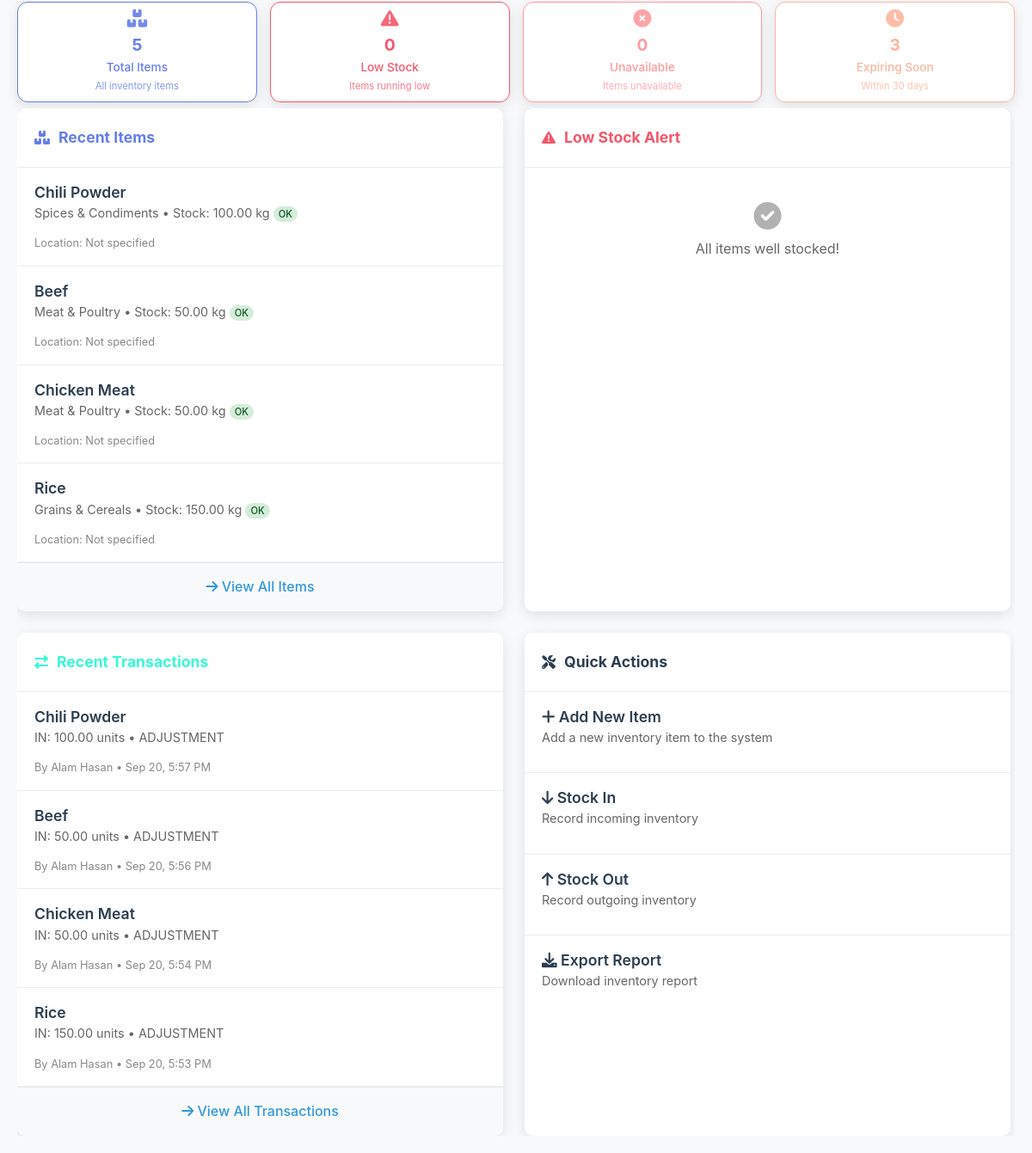
/admin/inventory_overview.php (signed in), run on the app's committed database.
### tables this page shows
CREATE TABLE `inventory_items` (
  `id` int(11) NOT NULL,
  `name` varchar(150) NOT NULL,
  `description` text DEFAULT NULL,
  `category_id` int(11) DEFAULT NULL,
  `unit_id` int(11) DEFAULT NULL,
  `current_stock` decimal(10,2) DEFAULT 0.00,
  `after_usage_current_stock` decimal(10,2) DEFAULT NULL COMMENT 'Stock remaining after chef usage',
  `minimum_stock` decimal(10,2) DEFAULT 0.00,
  `maximum_stock` decimal(10,2) DEFAULT 0.00,
  `unit_cost` decimal(10,2) DEFAULT 0.00,
  `supplier_name` varchar(150) DEFAULT NULL,
  `supplier_contact` varchar(100) DEFAULT NULL,
  `location` varchar(100) DEFAULT NULL,
  `expiry_date` date DEFAULT NULL,
  `is_active` tinyint(1) DEFAULT 1,
  `created_by` int(11) DEFAULT NULL,
  `created_at` timestamp NOT NULL DEFAULT current_timestamp(),
  `updated_at` timestamp NOT NULL DEFAULT current_timestamp() ON UPDATE current_timestamp()
);

CREATE TABLE `inventory_categories` (
  `id` int(11) NOT NULL,
  `name` varchar(100) NOT NULL,
  `description` text DEFAULT NULL,
  `created_at` timestamp NOT NULL DEFAULT current_timestamp(),
  `updated_at` timestamp NOT NULL DEFAULT current_timestamp() ON UPDATE current_timestamp()
);

CREATE TABLE `inventory_units` (
  `id` int(11) NOT NULL,
  `name` varchar(50) NOT NULL,
  `abbreviation` varchar(10) NOT NULL,
  `created_at` timestamp NOT NULL DEFAULT current_timestamp()
);

CREATE TABLE `inventory_transactions` (
  `id` int(11) NOT NULL,
  `item_id` int(11) NOT NULL,
  `transaction_type` enum('IN','OUT','ADJUSTMENT') NOT NULL,
  `quantity` decimal(10,2) NOT NULL,
  `previous_stock` decimal(10,2) NOT NULL,
  `new_stock` decimal(10,2) NOT NULL,
  `reference_type` enum('PURCHASE','USAGE','WASTE','ADJUSTMENT','CHEF_USAGE') NOT NULL,
  `reference_id` int(11) DEFAULT NULL,
  `notes` text DEFAULT NULL,
  `performed_by` int(11) NOT NULL,
  `transaction_date` timestamp NOT NULL DEFAULT current_timestamp()
);

### admin/inventory_overview.php (the view, shortened to what this page needs)
<?php
$database = new Database();
$db = $database->getConnection();
$stats_query = "SELECT
                    COUNT(*) as total_items,
                    COUNT(CASE WHEN current_stock <= minimum_stock THEN 1 END) as low_stock_items,
                    COUNT(CASE WHEN current_stock = 0 THEN 1 END) as out_of_stock_items,
                    COUNT(CASE WHEN expiry_date IS NOT NULL AND expiry_date <= DATE_ADD(CURDATE(), INTERVAL 30 DAY) THEN 1 END) as expiring_soon
                FROM inventory_items
                WHERE is_active = 1";
$stats_stmt = $db->prepare($stats_query);
$stats_stmt->execute();
$stats = $stats_stmt->fetch(PDO::FETCH_ASSOC);
$recent_items_query = "SELECT ii.*, ic.name as category_name, iu.abbreviation as unit_abbr
                       FROM inventory_items ii
                       LEFT JOIN inventory_categories ic ON ii.category_id = ic.id
                       LEFT JOIN inventory_units iu ON ii.unit_id = iu.id
                       WHERE ii.is_active = 1
                       ORDER BY ii.created_at DESC
                       LIMIT 8";
$recent_items_stmt = $db->prepare($recent_items_query);
$recent_items_stmt->execute();
$recent_items = $recent_items_stmt->fetchAll(PDO::FETCH_ASSOC);
$low_stock_query = "SELECT ii.*, ic.name as category_name, iu.abbreviation as unit_abbr
                    FROM inventory_items ii
                    LEFT JOIN inventory_categories ic ON ii.category_id = ic.id
                    LEFT JOIN inventory_units iu ON ii.unit_id = iu.id
                    WHERE ii.is_active = 1 AND ii.current_stock <= ii.minimum_stock
                    ORDER BY (ii.current_stock / ii.minimum_stock) ASC
                    LIMIT 6";
$low_stock_stmt = $db->prepare($low_stock_query);
$low_stock_stmt->execute();
$low_stock_items = $low_stock_stmt->fetchAll(PDO::FETCH_ASSOC);
$recent_transactions_query = "SELECT it.*, ii.name as item_name, CONCAT(u.first_name, ' ', u.last_name) as performed_by_name
                              FROM inventory_transactions it
                              JOIN inventory_items ii ON it.item_id = ii.id
                              JOIN users u ON it.performed_by = u.id
                              ORDER BY it.transaction_date DESC
                              LIMIT 6";
$recent_transactions_stmt = $db->prepare($recent_transactions_query);
$recent_transactions_stmt->execute();
$recent_transactions = $recent_transactions_stmt->fetchAll(PDO::FETCH_ASSOC);
?>
<!DOCTYPE html>
<html lang="en">
<head>
    <link rel="stylesheet" href="../assets/css/style.css">
    <link rel="stylesheet" href="../assets/css/auth.css">
    <link href="https://cdnjs.cloudflare.com/ajax/libs/font-awesome/6.0.0/css/all.min.css" rel="stylesheet">
</head>
<body>
    <div class="page-wrapper">
        <div class="fixed-header">
            <div class="inventory-buttons">
        <div class="inventory-card total" onclick="showItems('all')">
            <i class="fas fa-boxes"></i>
            <div class="inventory-count"><?php echo $stats['total_items']; ?></div>
            <div class="inventory-label">Total Items</div>
            <div class="inventory-desc">All inventory items</div>
        </div>
        <div class="inventory-card low-stock" onclick="showItems('low_stock')">
            <i class="fas fa-exclamation-triangle"></i>
            <div class="inventory-count"><?php echo $stats['low_stock_items']; ?></div>
            <div class="inventory-label">Low Stock</div>
            <div class="inventory-desc">Items running low</div>
        </div>
        <div class="inventory-card out-of-stock" onclick="showItems('out_of_stock')">
            <i class="fas fa-times-circle"></i>
            <div class="inventory-count"><?php echo $stats['out_of_stock_items']; ?></div>
            <div class="inventory-label">Unavailable</div>
            <div class="inventory-desc">Items unavailable</div>
        </div>
        <div class="inventory-card expiring" onclick="showItems('expiring')">
            <i class="fas fa-clock"></i>
            <div class="inventory-count"><?php echo $stats['expiring_soon']; ?></div>
            <div class="inventory-label">Expiring Soon</div>
            <div class="inventory-desc">Within 30 days</div>
        </div>
            </div>
        </div>
        <div class="scrollable-content">
            <div class="recent-sections">
        <div class="recent-section">
            <div class="section-header items">
                <i class="fas fa-boxes"></i>
                <h3>Recent Items</h3>
            </div>
            <div class="section-content">
                <?php if (!empty($recent_items)): ?>
                    <?php foreach (array_slice($recent_items, 0, 4) as $item): ?>
                        <div class="item-row">
                            <div class="item-name"><?php echo htmlspecialchars($item['name']); ?></div>
                            <div class="item-details">
                                <?php echo htmlspecialchars($item['category_name']); ?> •
                                Stock: <?php echo $item['current_stock']; ?> <?php echo htmlspecialchars($item['unit_abbr']); ?>
                                <span class="stock-badge <?php
                                    if ($item['current_stock'] == 0) echo 'stock-out';
                                    elseif ($item['current_stock'] <= $item['minimum_stock']) echo 'stock-low';
                                    else echo 'stock-normal';
                                ?>">
                                    <?php
                                        if ($item['current_stock'] == 0) echo 'Out';
                                        elseif ($item['current_stock'] <= $item['minimum_stock']) echo 'Low';
                                        else echo 'OK';
                                    ?>
                                </span>
                            </div>
                            <div class="item-meta">
                                Location: <?php echo htmlspecialchars($item['location'] ?: 'Not specified'); ?>
                            </div>
                        </div>
                    <?php endforeach; ?>
                    <a href="inventory.php" class="view-all-btn">
                        <i class="fas fa-arrow-right"></i> View All Items
                    </a>
                <?php endif; ?>
            </div>
        </div>
        <div class="recent-section">
            <div class="section-header low-stock">
                <i class="fas fa-exclamation-triangle"></i>
                <h3>Low Stock Alert</h3>
            </div>
            <div class="section-content">
                <?php if (!empty($low_stock_items)): ?>
                    <?php foreach (array_slice($low_stock_items, 0, 4) as $item): ?>
                        <div class="item-row">
                            <div class="item-name"><?php echo htmlspecialchars($item['name']); ?></div>
                            <div class="item-details">
                                Current: <?php echo $item['current_stock']; ?> <?php echo htmlspecialchars($item['unit_abbr']); ?> •
                                Min: <?php echo $item['minimum_stock']; ?> <?php echo htmlspecialchars($item['unit_abbr']); ?>
                            </div>
                            <div class="item-meta">
                                <?php echo htmlspecialchars($item['category_name']); ?> •
                                <?php echo htmlspecialchars($item['location'] ?: 'Location not set'); ?>
                            </div>
                        </div>
                    <?php endforeach; ?>
                    <a href="inventory.php?filter=low_stock" class="view-all-btn">
                        <i class="fas fa-arrow-right"></i> View All Low Stock
                    </a>
                <?php else: ?>
                    <div class="empty-state">
                        <i class="fas fa-check-circle"></i>
                        <p>All items well stocked!</p>
                    </div>
                <?php endif; ?>
            </div>
        </div>
        <div class="recent-section">
            <div class="section-header transactions">
                <i class="fas fa-exchange-alt"></i>
                <h3>Recent Transactions</h3>
            </div>
            <div class="section-content">
                <?php if (!empty($recent_transactions)): ?>
                    <?php foreach (array_slice($recent_transactions, 0, 4) as $transaction): ?>
                        <div class="item-row">
                            <div class="item-name"><?php echo htmlspecialchars($transaction['item_name']); ?></div>
                            <div class="item-details">
                                <?php echo $transaction['transaction_type']; ?>: <?php echo $transaction['quantity']; ?> units •
                                <?php echo htmlspecialchars($transaction['reference_type']); ?>
                            </div>
                            <div class="item-meta">
                                By <?php echo htmlspecialchars($transaction['performed_by_name']); ?> •
                                <?php echo date('M j, g:i A', strtotime($transaction['transaction_date'])); ?>
                            </div>
                        </div>
                    <?php endforeach; ?>
                    <a href="inventory.php?view=transactions" class="view-all-btn">
                        <i class="fas fa-arrow-right"></i> View All Transactions
                    </a>
                <?php endif; ?>
            </div>
        </div>
        <div class="recent-section">
            <div class="section-header">
                <i class="fas fa-tools"></i>
                <h3>Quick Actions</h3>
            </div>
            <div class="section-content">
                <div class="item-row" style="cursor: pointer;" onclick="window.location.href='inventory.php?action=add'">
                    <div class="item-name"><i class="fas fa-plus"></i> Add New Item</div>
                    <div class="item-details">Add a new inventory item to the system</div>
                </div>
                <div class="item-row" style="cursor: pointer;" onclick="window.location.href='inventory.php?action=stock_in'">
                    <div class="item-name"><i class="fas fa-arrow-down"></i> Stock In</div>
                    <div class="item-details">Record incoming inventory</div>
                </div>
                <div class="item-row" style="cursor: pointer;" onclick="window.location.href='inventory.php?action=stock_out'">
                    <div class="item-name"><i class="fas fa-arrow-up"></i> Stock Out</div>
                    <div class="item-details">Record outgoing inventory</div>
                </div>
                <div class="item-row" style="cursor: pointer;" onclick="window.location.href='export_inventory.php'">
                    <div class="item-name"><i class="fas fa-download"></i> Export Report</div>
                    <div class="item-details">Download inventory report</div>
                </div>
            </div>
        </div>
    </div>
        </div>
    </div>
</body>
</html>

### assets/css/style.css (style rules this page uses)
* { margin: 0; padding: 0; box-sizing: border-box; }
body { font-family: 'Segoe UI', Tahoma, Geneva, Verdana, sans-serif; line-height: 1.6; color: #333; background-color: #f8f9fa; }

### admin/inventory_overview.php (style rules this page uses)
body { font-family: -apple-system, BlinkMacSystemFont, "Segoe UI", Roboto, sans-serif; background: #f8f9fa; margin: 0; padding: 0; height: 100vh; overflow: hidden; }
.inventory-buttons { display: grid; grid-template-columns: repeat(4, 1fr); gap: 15px; margin-bottom: 5px; }
.inventory-card { background: white; border-radius: 12px; padding: 8px 8px; box-shadow: 0 4px 15px rgba(0,0,0,0.1); text-align: center; cursor: pointer; transition: all 0.3s ease; border: 2px solid transparent; text-decoration: none; color: inherit; }
.inventory-card.total { background: white; color: #667eea; border: 1px solid #667eea; }
.inventory-card.low-stock { background: white; color: #f5576c; border: 1px solid #f5576c; }
.inventory-card.out-of-stock { background: white; color: #ff9a9e; border: 1px solid #ff9a9e; }
.inventory-card.expiring { background: white; color: #fcb69f; border: 1px solid #fcb69f; }
.inventory-card i { font-size: 1.3rem; margin-bottom: 3px; opacity: 0.9; }
.inventory-count { font-size: 1.2rem; font-weight: bold; margin-bottom: 1px; }
.inventory-label { font-size: 0.85rem; font-weight: 500; margin-bottom: 2px; }
.inventory-desc { font-size: 0.7rem; opacity: 0.8; }
.page-wrapper { height: 100vh; display: flex; flex-direction: column; padding: 2px 20px 20px 20px; overflow: hidden; }
.fixed-header { flex-shrink: 0; margin-bottom: 2px; }
.scrollable-content { flex: 1; overflow-y: auto; padding-right: 5px; scrollbar-width: none; -ms-overflow-style: none; }
.recent-sections { display: grid; grid-template-columns: repeat(2, 1fr); gap: 25px; }
.recent-section { background: white; border-radius: 10px; box-shadow: 0 4px 15px rgba(0,0,0,0.1); overflow: hidden; }
.section-header { padding: 20px; background: white; color: #2c3e50; display: flex; align-items: center; gap: 10px; border-bottom: 1px solid #e9ecef; }
.section-header.items { background: white; color: #667eea; }
.section-header.low-stock { background: white; color: #f5576c; }
.section-header.transactions { background: white; color: #38f9d7; }
.section-header h3 { margin: 0; font-size: 1.1rem; }
.section-content { padding: 0; }
.item-row { padding: 15px 20px; border-bottom: 1px solid #e9ecef; transition: background 0.2s ease; }
.item-row:last-child { border-bottom: none; }
.item-name { font-weight: 600; color: #2c3e50; margin-bottom: 5px; }
.item-details { font-size: 0.9rem; color: #666; line-height: 1.4; }
.item-meta { font-size: 0.8rem; color: #888; margin-top: 5px; }
.stock-badge { padding: 2px 6px; border-radius: 10px; font-size: 0.7rem; font-weight: 500; }
.stock-normal { background: #d4edda; color: #155724; }
.empty-state { padding: 40px 20px; text-align: center; color: #666; }
.empty-state i { font-size: 2rem; margin-bottom: 10px; opacity: 0.5; }
.view-all-btn { display: block; width: 100%; padding: 15px; background: #f8f9fa; color: #3498db; text-align: center; text-decoration: none; font-weight: 500; transition: all 0.2s ease; border-top: 1px solid #e9ecef; }
.item-name { font-weight: 600; color: #2c3e50; font-size: 1.1rem; margin: 0; }
.item-details { margin-bottom: 15px; }

### data on the page
inventory_items: name "Chili Powder", category.name "Spices & Condiments", current_stock "100.00", unit.abbreviation "kg", minimum_stock "OK", location "Not specified"
inventory_items: name "Beef", category.name "Meat & Poultry", current_stock "50.00", unit.abbreviation "kg", minimum_stock "OK", location "Not specified"
inventory_items: name "Chicken Meat", category.name "Meat & Poultry", current_stock "50.00", unit.abbreviation "kg", minimum_stock "OK", location "Not specified"
inventory_items: name "Rice", category.name "Grains & Cereals", current_stock "150.00", unit.abbreviation "kg", minimum_stock "OK", location "Not specified"
inventory_transactions: item.name "Chili Powder", transaction_type "IN", quantity "100.00", reference_type "ADJUSTMENT", performed_by_name "Alam Hasan", transaction_date "Sep 20, 5:57 PM"
inventory_transactions: item.name "Beef", transaction_type "IN", quantity "50.00", reference_type "ADJUSTMENT", performed_by_name "Alam Hasan", transaction_date "Sep 20, 5:56 PM"
inventory_transactions: item.name "Chicken Meat", transaction_type "IN", quantity "50.00", reference_type "ADJUSTMENT", performed_by_name "Alam Hasan", transaction_date "Sep 20, 5:54 PM"
inventory_transactions: item.name "Rice", transaction_type "IN", quantity "150.00", reference_type "ADJUSTMENT", performed_by_name "Alam Hasan", transaction_date "Sep 20, 5:53 PM"

### other printed values
$stats['total_items'] "5"
$stats['low_stock_items'] "0"
$stats['out_of_stock_items'] "0"
$stats['expiring_soon'] "3"
